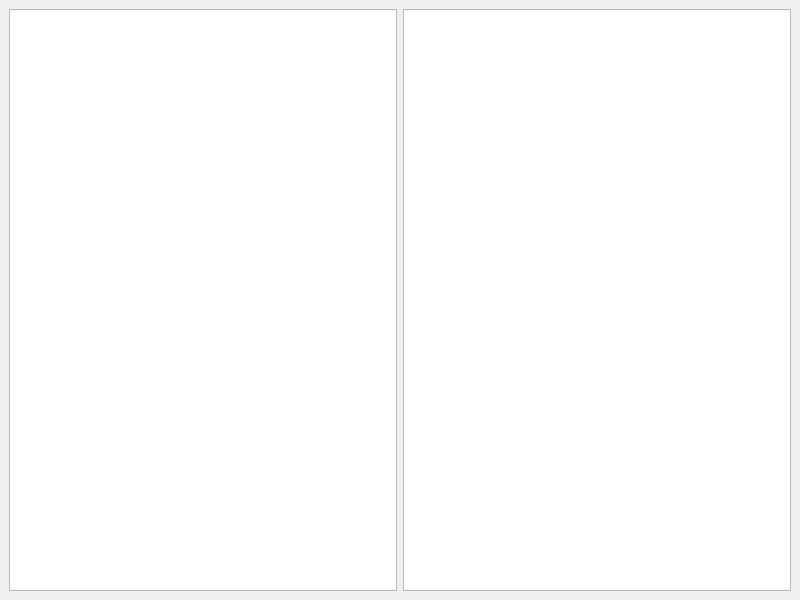
<?xml version="1.0" encoding="UTF-8"?>
<ui version="4.0">
 <class>MainWindow</class>
 <widget class="QMainWindow" name="MainWindow">
  <property name="geometry">
   <rect>
    <x>0</x>
    <y>0</y>
    <width>800</width>
    <height>600</height>
   </rect>
  </property>
  <property name="windowTitle">
   <string>MainWindow</string>
  </property>
  <widget class="QWidget" name="centralwidget">
   <layout class="QHBoxLayout" name="horizontalLayout">
    <item>
     <widget class="QPlainTextEdit" name="input"/>
    </item>
    <item>
     <widget class="QTextBrowser" name="output"/>
    </item>
   </layout>
  </widget>
 </widget>
 <resources/>
 <connections/>
</ui>
